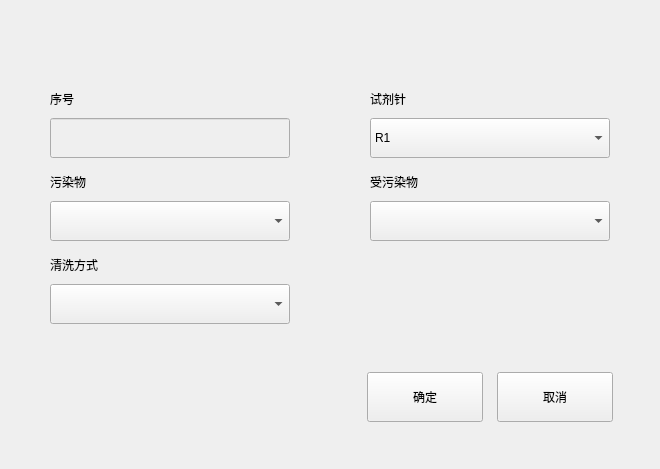
<?xml version="1.0" encoding="UTF-8"?>
<ui version="4.0">
 <class>AddWashReagentProbeDlg</class>
 <widget class="BaseDlg" name="AddWashReagentProbeDlg">
  <property name="geometry">
   <rect>
    <x>0</x>
    <y>0</y>
    <width>660</width>
    <height>469</height>
   </rect>
  </property>
  <property name="windowTitle">
   <string notr="true">AddWashReagentProbeDlg</string>
  </property>
  <widget class="QPushButton" name="save_btn">
   <property name="geometry">
    <rect>
     <x>367</x>
     <y>372</y>
     <width>116</width>
     <height>50</height>
    </rect>
   </property>
   <property name="text">
    <string>确定</string>
   </property>
   <property name="buttons" stdset="0">
    <string notr="true">btn_dlg</string>
   </property>
  </widget>
  <widget class="QPushButton" name="quit_btn">
   <property name="geometry">
    <rect>
     <x>497</x>
     <y>372</y>
     <width>116</width>
     <height>50</height>
    </rect>
   </property>
   <property name="text">
    <string>取消</string>
   </property>
   <property name="buttons" stdset="0">
    <string notr="true">btn_dlg</string>
   </property>
  </widget>
  <widget class="QWidget" name="widget" native="true">
   <property name="geometry">
    <rect>
     <x>50</x>
     <y>90</y>
     <width>560</width>
     <height>261</height>
    </rect>
   </property>
   <layout class="QGridLayout" name="gridLayout">
    <property name="leftMargin">
     <number>0</number>
    </property>
    <property name="topMargin">
     <number>0</number>
    </property>
    <property name="rightMargin">
     <number>0</number>
    </property>
    <property name="bottomMargin">
     <number>0</number>
    </property>
    <property name="horizontalSpacing">
     <number>0</number>
    </property>
    <property name="verticalSpacing">
     <number>10</number>
    </property>
    <item row="3" column="2">
     <widget class="QLabel" name="label_4">
      <property name="text">
       <string>受污染物</string>
      </property>
     </widget>
    </item>
    <item row="1" column="1">
     <spacer name="horizontalSpacer">
      <property name="orientation">
       <enum>Qt::Horizontal</enum>
      </property>
      <property name="sizeHint" stdset="0">
       <size>
        <width>40</width>
        <height>20</height>
       </size>
      </property>
     </spacer>
    </item>
    <item row="1" column="2">
     <widget class="QComboBox" name="probe_type_cbox">
      <property name="minimumSize">
       <size>
        <width>240</width>
        <height>40</height>
       </size>
      </property>
      <property name="maximumSize">
       <size>
        <width>240</width>
        <height>40</height>
       </size>
      </property>
      <item>
       <property name="text">
        <string>R1</string>
       </property>
      </item>
      <item>
       <property name="text">
        <string>R2</string>
       </property>
      </item>
     </widget>
    </item>
    <item row="4" column="2">
     <widget class="QComboBox" name="to_assay_cbox">
      <property name="minimumSize">
       <size>
        <width>240</width>
        <height>40</height>
       </size>
      </property>
      <property name="maximumSize">
       <size>
        <width>240</width>
        <height>40</height>
       </size>
      </property>
      <property name="maxVisibleItems">
       <number>8</number>
      </property>
     </widget>
    </item>
    <item row="4" column="0">
     <widget class="QComboBox" name="from_assay_cbox">
      <property name="minimumSize">
       <size>
        <width>240</width>
        <height>40</height>
       </size>
      </property>
      <property name="maximumSize">
       <size>
        <width>240</width>
        <height>40</height>
       </size>
      </property>
      <property name="maxVisibleItems">
       <number>8</number>
      </property>
     </widget>
    </item>
    <item row="0" column="0">
     <widget class="QLabel" name="label">
      <property name="text">
       <string>序号</string>
      </property>
     </widget>
    </item>
    <item row="3" column="0">
     <widget class="QLabel" name="label_3">
      <property name="text">
       <string>污染物</string>
      </property>
     </widget>
    </item>
    <item row="0" column="2">
     <widget class="QLabel" name="label_2">
      <property name="text">
       <string>试剂针</string>
      </property>
     </widget>
    </item>
    <item row="7" column="0">
     <widget class="QComboBox" name="detergent_type_cbox">
      <property name="minimumSize">
       <size>
        <width>240</width>
        <height>40</height>
       </size>
      </property>
      <property name="maximumSize">
       <size>
        <width>240</width>
        <height>40</height>
       </size>
      </property>
     </widget>
    </item>
    <item row="6" column="0">
     <widget class="QLabel" name="label_5">
      <property name="text">
       <string>清洗方式</string>
      </property>
     </widget>
    </item>
    <item row="1" column="0">
     <widget class="QLineEdit" name="num_edit">
      <property name="enabled">
       <bool>false</bool>
      </property>
      <property name="minimumSize">
       <size>
        <width>240</width>
        <height>40</height>
       </size>
      </property>
      <property name="maximumSize">
       <size>
        <width>240</width>
        <height>40</height>
       </size>
      </property>
      <property name="readOnly">
       <bool>false</bool>
      </property>
     </widget>
    </item>
    <item row="5" column="0">
     <spacer name="verticalSpacer_2">
      <property name="orientation">
       <enum>Qt::Vertical</enum>
      </property>
      <property name="sizeType">
       <enum>QSizePolicy::Fixed</enum>
      </property>
      <property name="sizeHint" stdset="0">
       <size>
        <width>20</width>
        <height>5</height>
       </size>
      </property>
     </spacer>
    </item>
    <item row="2" column="0">
     <spacer name="verticalSpacer">
      <property name="orientation">
       <enum>Qt::Vertical</enum>
      </property>
      <property name="sizeType">
       <enum>QSizePolicy::Fixed</enum>
      </property>
      <property name="sizeHint" stdset="0">
       <size>
        <width>20</width>
        <height>5</height>
       </size>
      </property>
     </spacer>
    </item>
    <item row="8" column="0">
     <spacer name="verticalSpacer_3">
      <property name="orientation">
       <enum>Qt::Vertical</enum>
      </property>
      <property name="sizeHint" stdset="0">
       <size>
        <width>20</width>
        <height>40</height>
       </size>
      </property>
     </spacer>
    </item>
   </layout>
  </widget>
 </widget>
 <customwidgets>
  <customwidget>
   <class>BaseDlg</class>
   <extends>QWidget</extends>
   <header>shared/basedlg.h</header>
   <container>1</container>
  </customwidget>
 </customwidgets>
 <resources/>
 <connections>
  <connection>
   <sender>quit_btn</sender>
   <signal>clicked()</signal>
   <receiver>AddWashReagentProbeDlg</receiver>
   <slot>close()</slot>
   <hints>
    <hint type="sourcelabel">
     <x>385</x>
     <y>323</y>
    </hint>
    <hint type="destinationlabel">
     <x>442</x>
     <y>299</y>
    </hint>
   </hints>
  </connection>
 </connections>
</ui>
